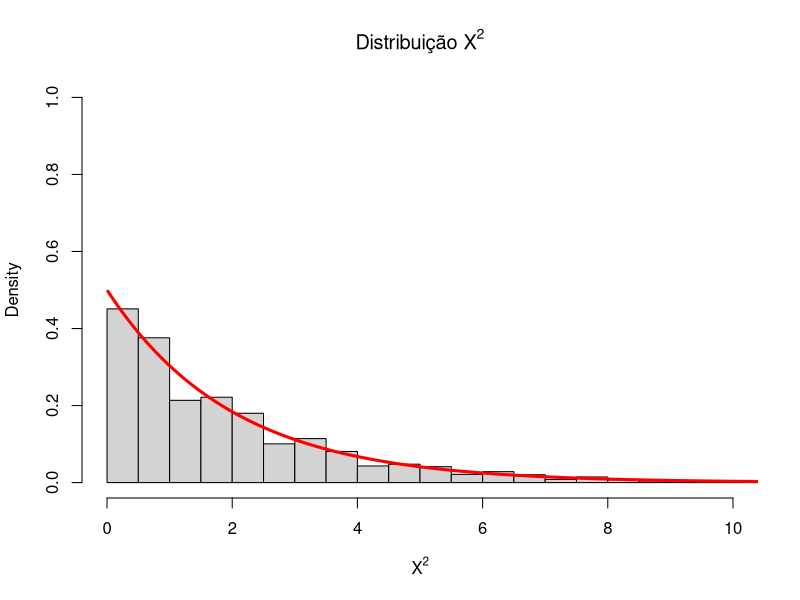
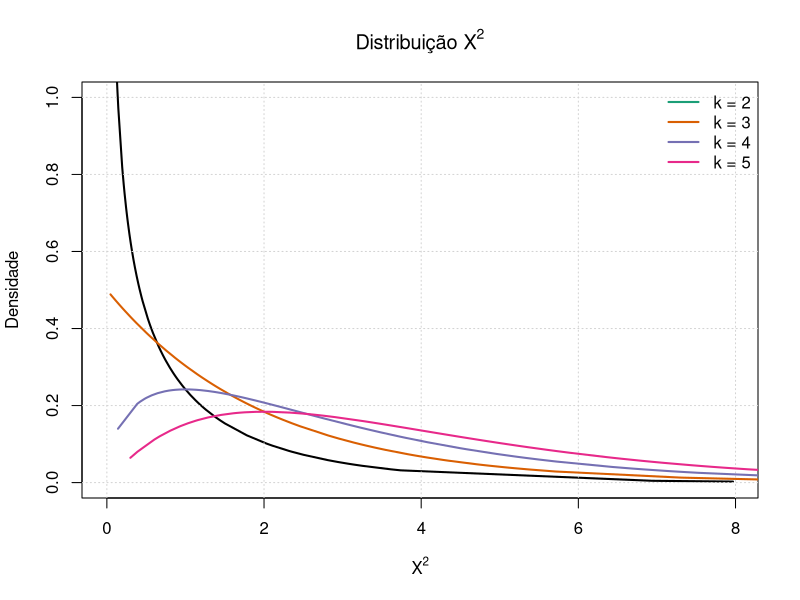
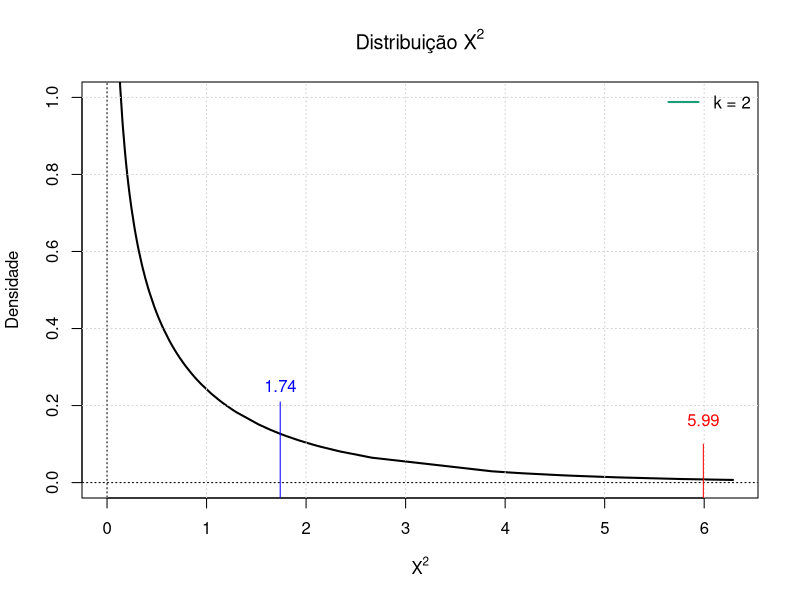

The R source for these figures, in order:
# Estatistica X2
k <- 3 # classes
gl <- k - 1 # graus de liberdade
p <- rep(1/k,k) # vetor de probabilidades para classes equiprováveis
n <- 160 # quantidade de observacoes
E <- p * n # frequencia esperada para cada classe
rept <- 10000 # numero de repeticoes
X2 <- vector("double", rept) # vetor de estatisticas qui-quadrdado
for(i in 1:rept){
  # dados observados
  s <- sample(1:k, n, replace=TRUE)
  # frequencia das classes observadas
  O <- matrix(table(s))
  O <- O[1:length(O)]
  # qui-quadrado
  X2i <- sum(((O-E)^2)/E)
  X2[i] <- X2i
}
# Distribuicao X2
X2 <- sort(X2)
hist(X2, probability =TRUE, breaks=30, 
     ylim=c(0,1), xlim=c(0,10),
     xlab=expression(paste("X"^2)),
     main=expression(paste("Distribuição X"^2)))
lines(X2, dchisq(X2, df=gl), col="red", lwd=3)


#####################################
# Distribuicao para varias categorias
#####################################
library(RColorBrewer)
n <- 100
k <- 2:5
cor <- brewer.pal(n = length(k), name = 'Dark2')
for(i in k) {
  X2 <- sort(rchisq(n, df=i-1))
  if(i == min(k)){
    plot(X2, dchisq(X2, df=i-1), lwd=2, type="l", ylim=c(0, 1),
         ylab="Densidade", xlab=expression(paste("X"^2))
         ,main=expression(paste("Distribuição X"^2))
         )
    grid()
  } else{
    lines(X2, dchisq(X2, df=i-1), col=cor[i-1], lwd=2)
  }
}
legend("topright", legend=paste0("k = ",min(k):max(k)),
       col=cor, lty=1, lwd=2, bty="n")


#####################################
# Exemplo PT, PSDB e MDB
#####################################
k = 3
# Experimento 1
X2 <- sum((c(2, 20, 5)-9)^2)/9
1 - pchisq(X2, k-1)
pchisq(X2, k-1, lower.tail = FALSE)


# Experimento 2
X2 <- sum((c(8, 10, 9)-9)^2)/9
1 - pchisq(X2, k-1)


#####################################
# Tabela de Contingencia
#####################################
library(RColorBrewer)
n <- 100
k <- 2
cor <- brewer.pal(n = length(k), name = 'Dark2')
for(i in k) {
  X2 <- sort(rchisq(n, df=i-1))
  if(i == min(k)){
    plot(X2, dchisq(X2, df=i-1), lwd=2, type="l", ylim=c(0, 1),
         ylab="Densidade", xlab=expression(paste("X"^2))
         ,main=expression(paste("Distribuição X"^2))
    )
    grid()
  } else{
    lines(X2, dchisq(X2, df=i-1), col=cor[i-1], lwd=2)
  }
}
legend("topright", legend=paste0("k = ",min(k):max(k)),
       col=cor, lty=1, lwd=2, bty="n")

q <- qchisq(.95,k)
lines(c(-1,11),c(0,0), lty=3)
lines(c(0,0),c(-1,2), lty=3)
lines(c(q,q),c(-1,0.1),col="red")
text(q,0.12,round(q,2), col="red", pos = 3)

lines(c(1.74,1.74),c(-1,dchisq(1.74,k)),col="blue")
text(1.74,dchisq(1.74,k),"1.74", col="blue", pos = 3)
